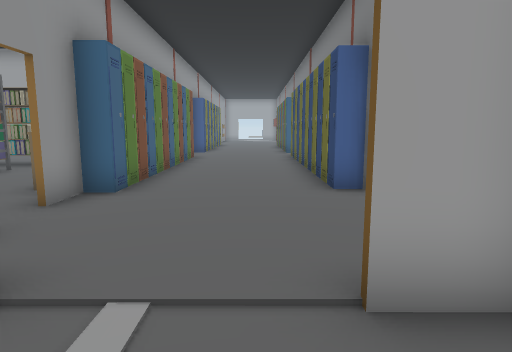
View 1 (above)

23 first-person views from a walk through a scene from a Unity 3-D project. The camera is 1.2 m above the floor, tilts 8° down and sees 75° across. The floor is counted in squares, 1 m on a side. Each view is taken from the middle of a square. On the plan, view 1 faces up. The plan holds only what a view shows up to about 14 squares ahead; the rest is blank. The place goes on beyond the plan. The player is left out. Door leaves are left out, so doorways stand open. Some surface patterns are stand-ins.

View 2
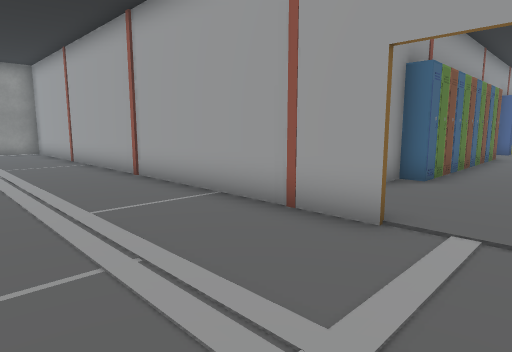

View 3
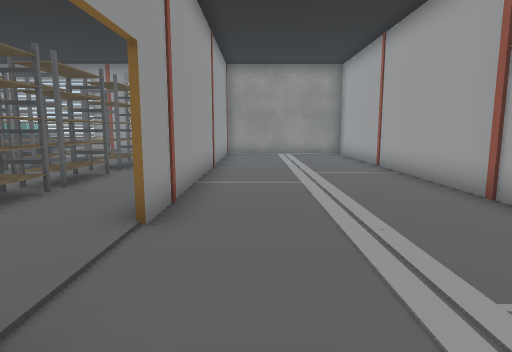

View 4
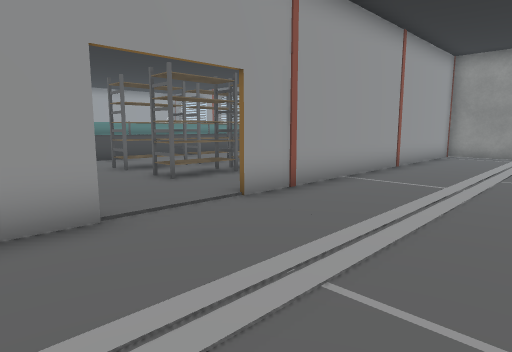

View 5
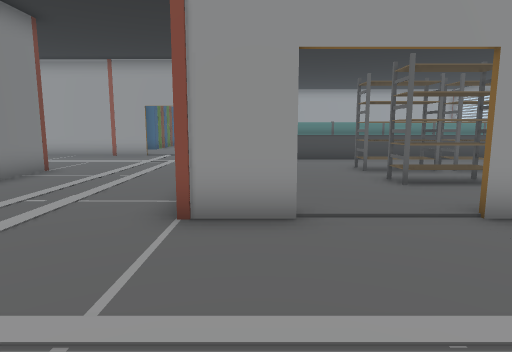

View 6
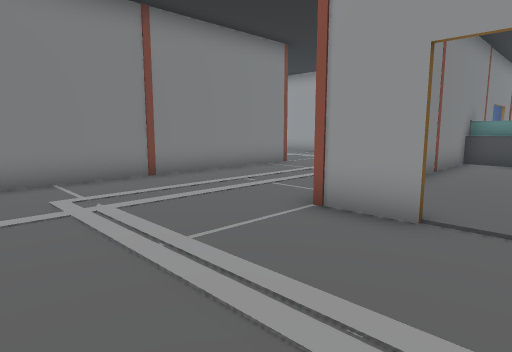

View 7
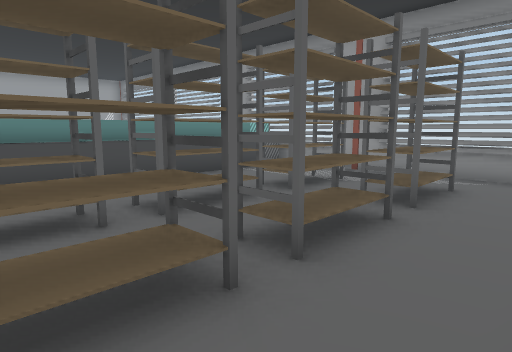

View 8
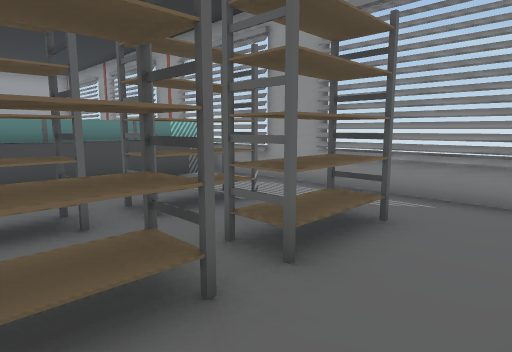

View 9
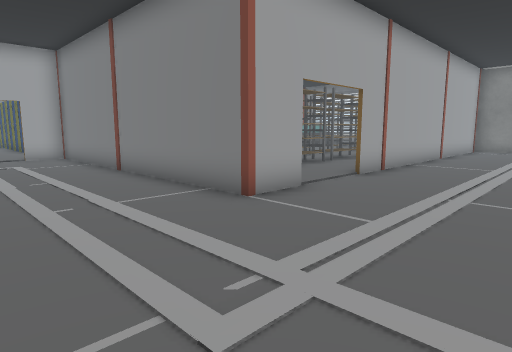

View 10
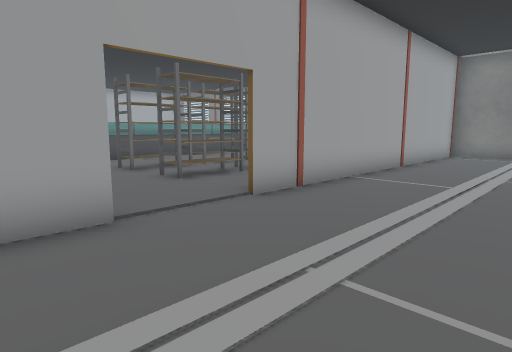

View 11
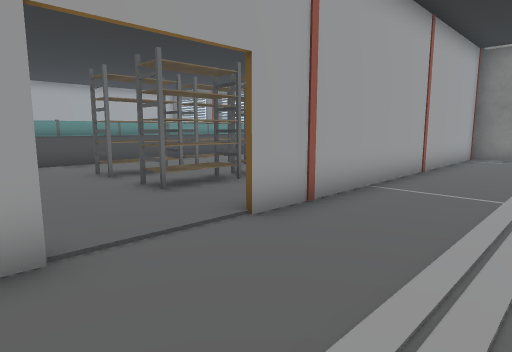

View 12
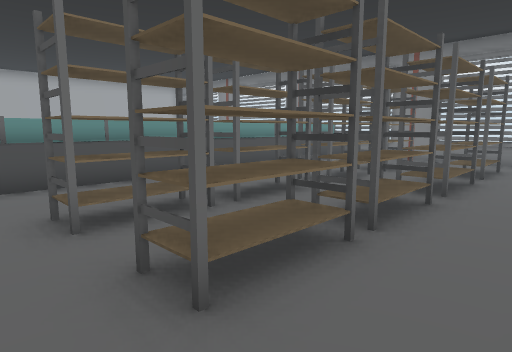

View 13
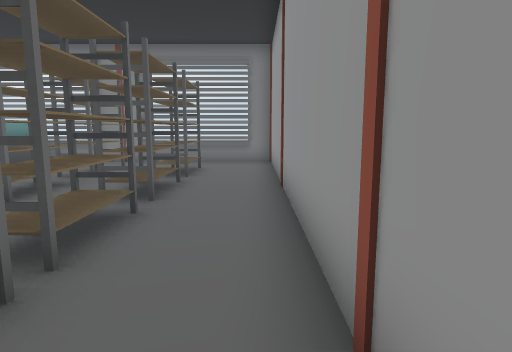

View 14
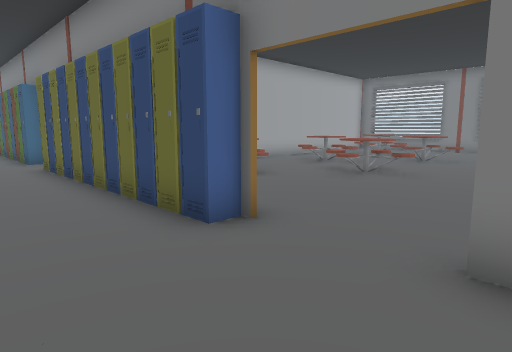

View 15
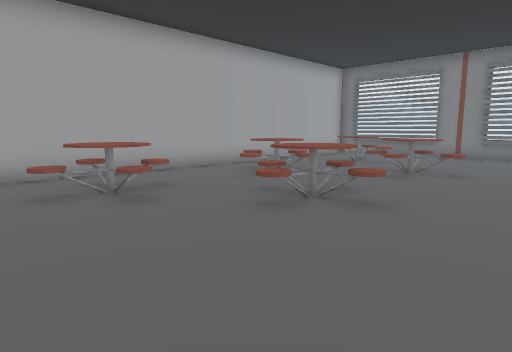

View 16
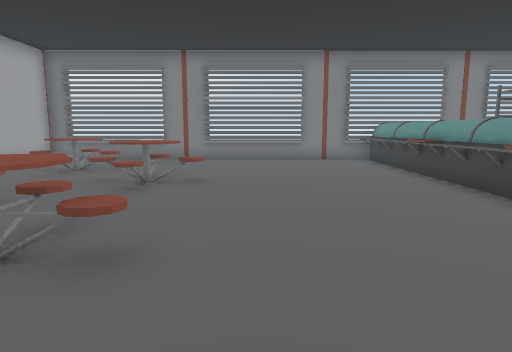

View 17
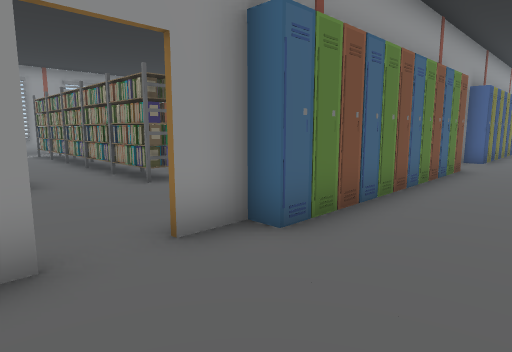

View 18
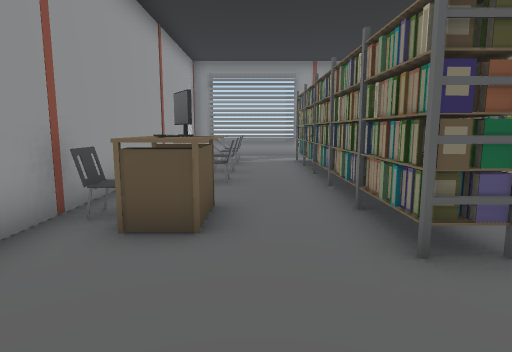

View 19
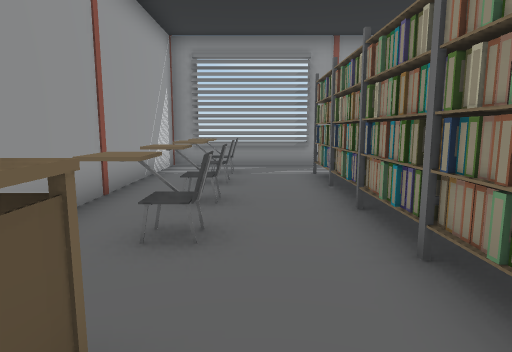

View 20
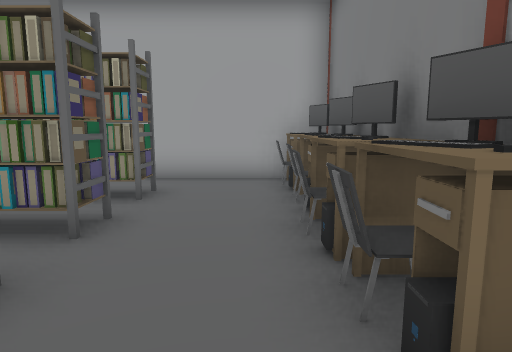

View 21
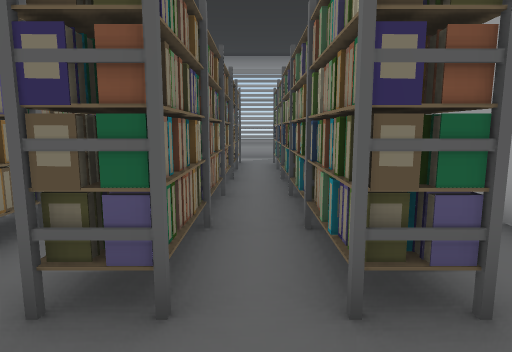

View 22
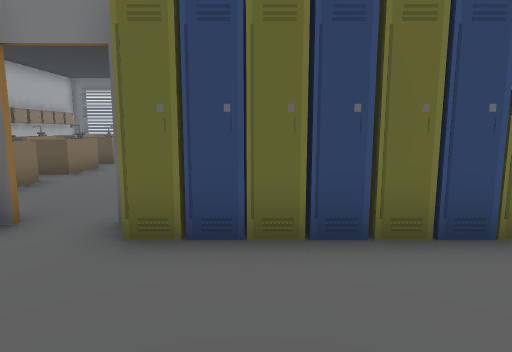

View 23
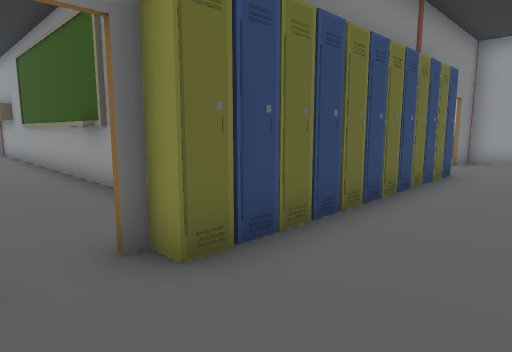

### Floor plan
Points are (right, up) in squares from view 1. A wall is a line through its corners. A room is listed if a view was taken in it or the views show most of it. See-through windows are left out.
Room 1 (views 1, 2, 3, 4, 5, 6, 9, 10, 11)
walls: (-4.6, -3.4) (-2.9, -3.4); (3.8, -8.7) (2.1, -8.7) (2.1, 2); (-1.8, 2.1) (-4.5, 2.1); (2.1, 2.1) (0.6, 2.1); (-5.5, 2.1) (-17.1, 2.1); (-18.8, -3.4) (-7, -3.4); (-19.2, -1.1) (-19.2, -2.9); (18.5, -8.7) (6.1, -8.7); (18.3, -10.9) (18.3, -8.9)
ways out: open door at (-6, -3.5) to room 2; open door at (-0.5, 2) to room 3; open door at (5, -9) to room 3
Room 2 (views 7, 8)
walls: (-3.1, -13.5) (-3.1, -8); (-19.2, -4.8) (-19.2, -11.1)
low walls: (-19.2, -11.5) (-19.2, -12)
ways out: open door at (-6, -3.5) to room 1
objects: other object (-18, -13) to (-17, -12); other object (-17, -9) to (-15, -8); other object (-17, -7) to (-15, -6); other object (-16, -13) to (-16, -12); other object (-15, -12) to (-14, -12); other object (-14, -9) to (-12, -8); other object (-14, -7) to (-12, -6); other object (-13, -13) to (-12, -12); other object (-12, -7) to (-10, -6); other object (-11, -12) to (-10, -12); other object (-11, -9) to (-10, -8); other object (-9, -13) to (-8, -12); other object (-9, -9) to (-7, -8); other object (-9, -7) to (-7, -6); other object (-7, -13) to (-6, -12); other object (-5, -13) to (-4, -12)
Room 3 (views 12, 13, 14, 15, 16, 17, 18, 19, 20, 21, 22, 23)
walls: (2.1, 2) (2.1, 3.6); (0.8, 2.2) (2.1, 2.2); (5.8, 13.3) (15.4, 13.3); (6.4, 13.6) (7.2, 13.6); (-3.2, 5.5) (-3.2, 4.9); (-4.5, 2.1) (-5.5, 2.1); (-4.5, 13.2) (-11.4, 13.2); (14, 13.2) (4.1, 13.2); (18.3, 0.4) (18.3, 9.2); (6.6, -8.6) (18, -8.6); (18.3, -8.9) (18.3, -2.2); (-19.2, 7.5) (-19.2, 2.2) (-7.5, 2.2)
low walls: (18.3, 9.5) (18.3, 12.1); (18.3, -1.9) (18.3, -1.4)
ways out: open door at (-0.5, 2) to room 1; open door at (5, -9) to room 1; open door at (-3, 4.5); open door at (-3, 15.5); open door at (2, 5); open door at (2, 15.5)
objects: other object (-17, 3); other object (-17, 7) to (-16, 7); other object (-17, 9) to (-16, 9); other object (-17, 11) to (-16, 11); other object (-16, 3) to (-15, 4); other object (-15, 7) to (-14, 7); other object (-15, 9) to (-14, 9); other object (-15, 11) to (-14, 11); other object (-14, 3) to (-13, 4); other object (-13, 7) to (-12, 7); other object (-13, 9) to (-12, 9); other object (-13, 11) to (-12, 11); other object (-12, 3) to (-11, 4); other object (-11, 7) to (-10, 7); other object (-11, 9) to (-10, 9); other object (-11, 11) to (-10, 11); other object (-9, 3); other object (-9, 4); other object (-9, 7) to (-7, 7); other object (-9, 9) to (-7, 9); other object (-9, 11) to (-7, 11); other object (-8, 3) to (-8, 4); other object (-5, 7); other object (-4, 6); other object (-4, 7); other object (-4, 8); other object (-4, 9); other object (-4, 10); other object (-4, 11); other object (-4, 12); other object (-4, 13); other object (-3, 6); other object (-3, 7); other object (-3, 8); other object (-3, 9); other object (-3, 10); other object (-3, 11); other object (-3, 12); other object (-3, 13); other object (-3, 14); other object (-3, 17); other object (-3, 18); other object (-3, 19); other object (2, 7); other object (2, 8); other object (2, 9); other object (2, 10); other object (2, 11); other object (2, 12); other object (2, 13); other object (2, 14); other object (2, 17); other object (2, 18); other object (2, 19); other object (3, 0) to (4, 1); other object (4, 9) to (7, 12); other object (4, 18) to (5, 19); other object (5, 0) to (5, 1); other object (6, -6) to (8, -5); other object (6, -4) to (8, -3); other object (6, 0) to (7, 1); other object (7, 6) to (9, 9); other object (7, 18) to (8, 19); other object (8, 0) to (9, 1); other object (9, -6) to (11, -5); other object (9, -4) to (10, -3); other object (9, 9) to (11, 11); other object (10, 0) to (11, 1); other object (10, 1); other object (10, 18) to (11, 19); other object (11, -4) to (13, -3); other object (11, 6) to (13, 9); other object (12, -6) to (13, -5); other object (12, 0) to (13, 1); other object (13, 1) to (14, 1); other object (14, -6) to (16, -5); other object (14, -4) to (16, -3); other object (14, 0) to (15, 1); other object (14, 9) to (16, 11); other object (16, 0) to (17, 1); other object (16, 13)

Where each view was taken, in squares from view 1:
view 1: 0 up, 0 right, facing up
view 2: 2 down, 0 right, facing up-left
view 3: 2 down, 3 left, facing left
view 4: 1 up, 3 left, facing down-left
view 5: 1 up, 4 left, facing down
view 6: 1 up, 6 left, facing down-right
view 7: 4 down, 10 left, facing down-left
view 8: 4 down, 13 left, facing down-left
view 9: 13 down, 2 left, facing up-right
view 10: 13 down, 2 right, facing up-right
view 11: 12 down, 3 right, facing up-right
view 12: 8 down, 5 right, facing up-right
view 13: 8 down, 6 right, facing right
view 14: 3 up, 1 left, facing up-right
view 15: 4 up, 3 right, facing up-right
view 16: 5 up, 5 right, facing right
view 17: 3 up, 0 right, facing up-left
view 18: 5 up, 4 left, facing left
view 19: 5 up, 8 left, facing left
view 20: 5 up, 5 left, facing up
view 21: 10 up, 5 left, facing left
view 22: 13 up, 2 left, facing right
view 23: 16 up, 1 left, facing down-right
